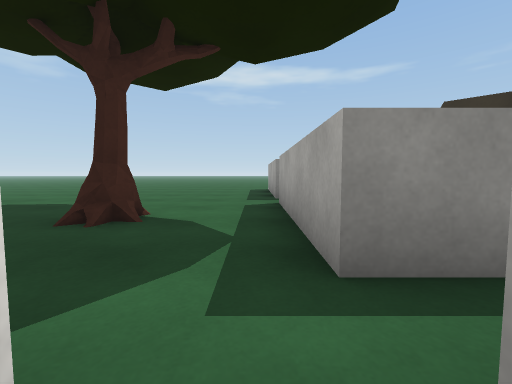
View 1 (above)

24 first-person views from a walk through a 3-D level made in the Unity game engine. The camera is 0.62 m above the floor, tilts 4° down and sees 90° across. The floor is counted in squares, 1 m on a side. Each view is taken from the middle of a square. On the plan, view 1 faces up. The plan holds only what a view shows up to about 9 squares ahead; the rest is blank. The place goes on beyond the plan. Surface patterns are stand-ins for the level's own textures.

View 2
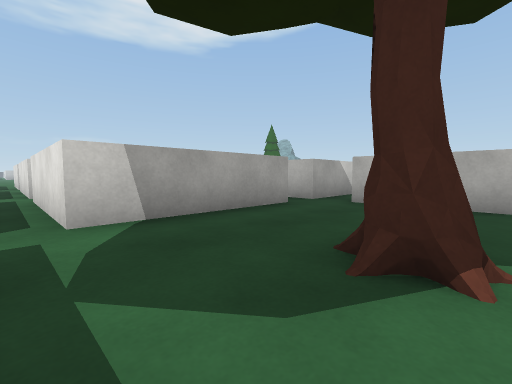

View 3
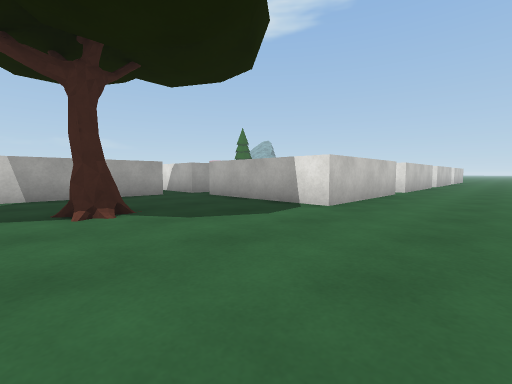

View 4
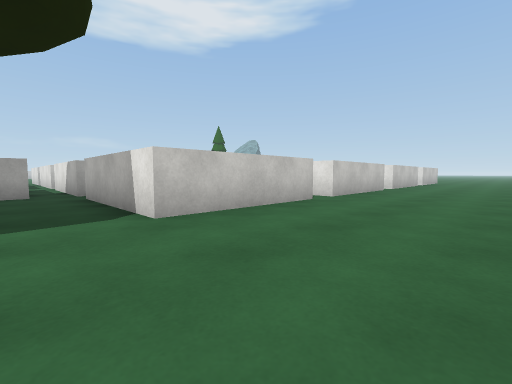

View 5
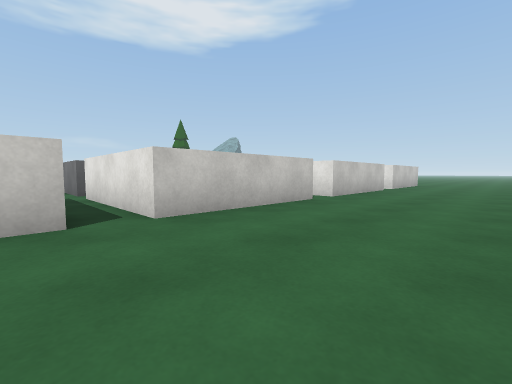

View 6
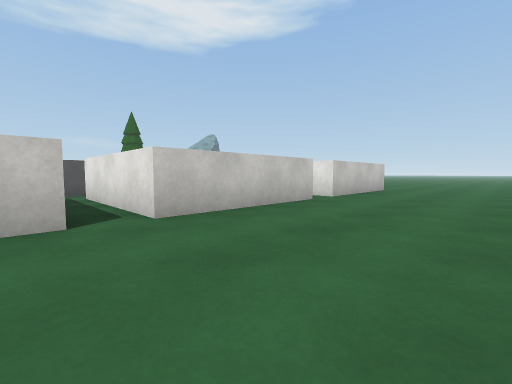

View 7
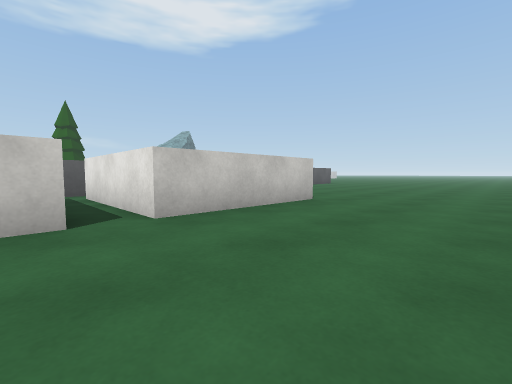

View 8
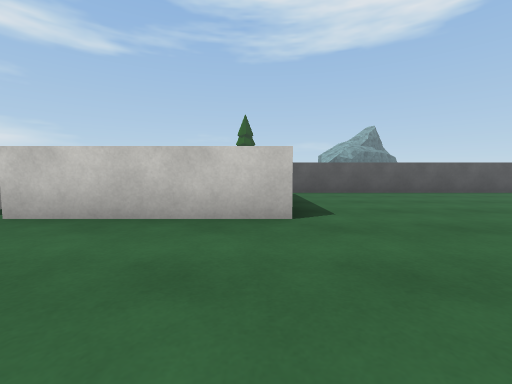

View 9
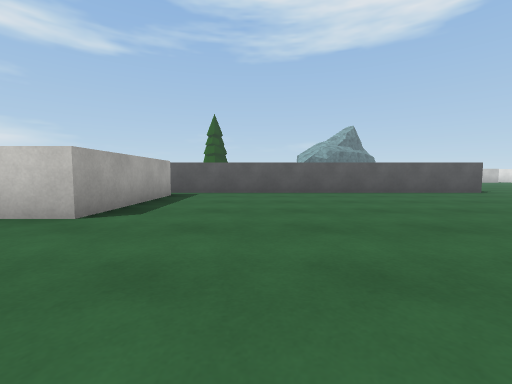

View 10
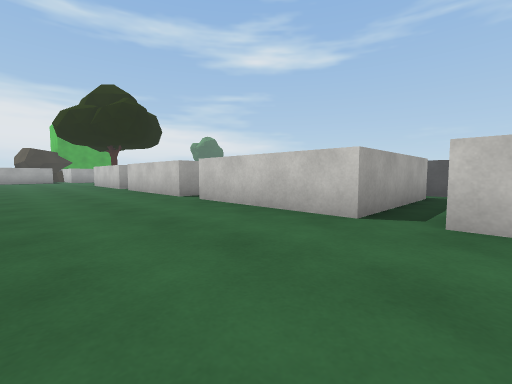

View 11
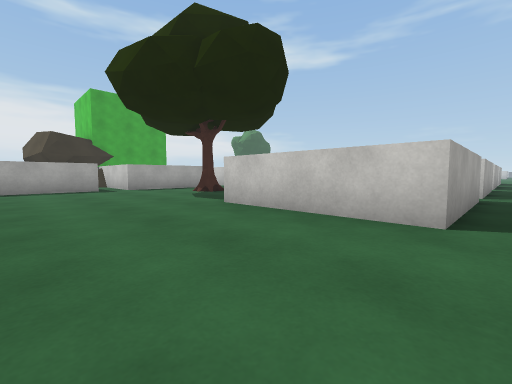

View 12
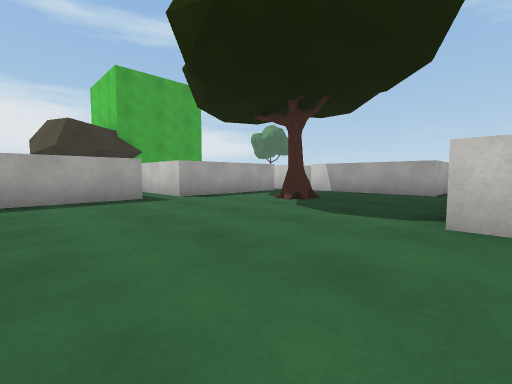

View 13
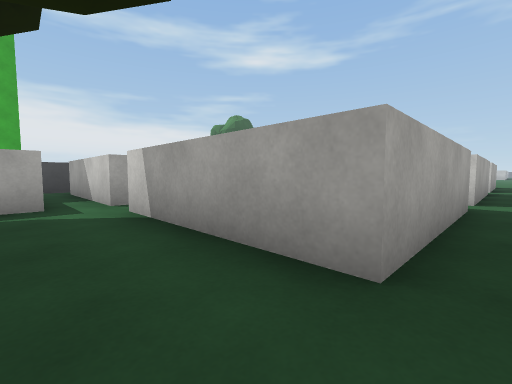

View 14
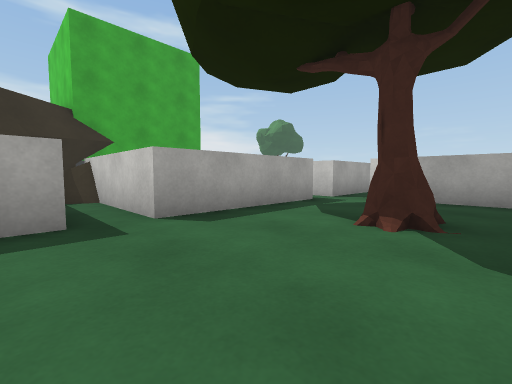

View 15
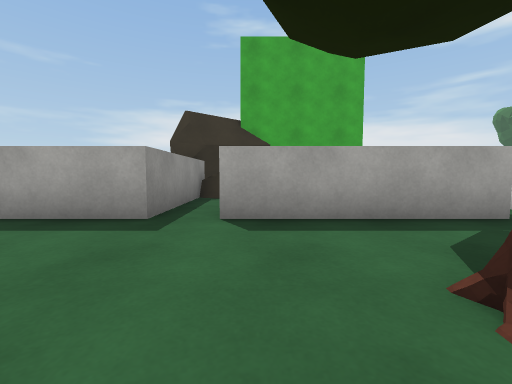

View 16
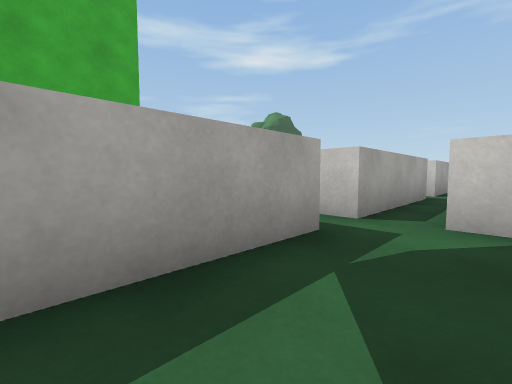

View 17
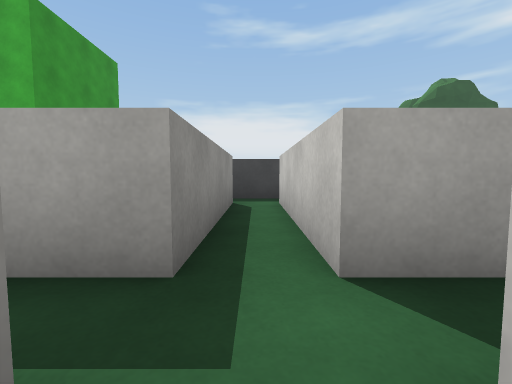

View 18
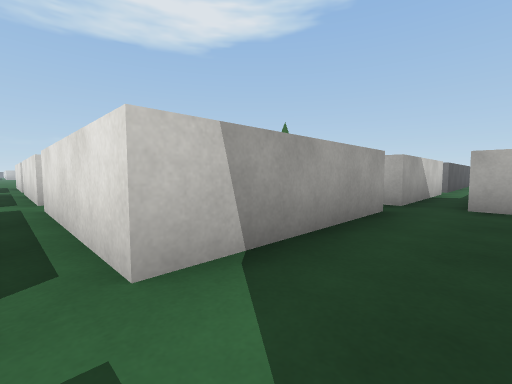

View 19
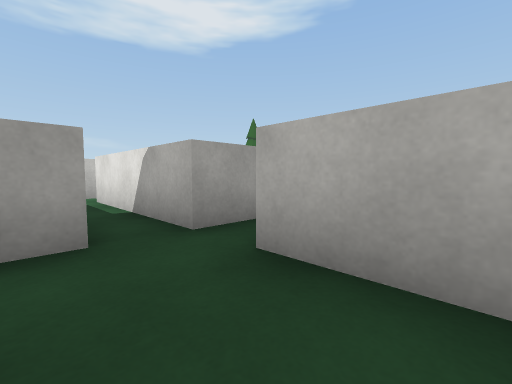

View 20
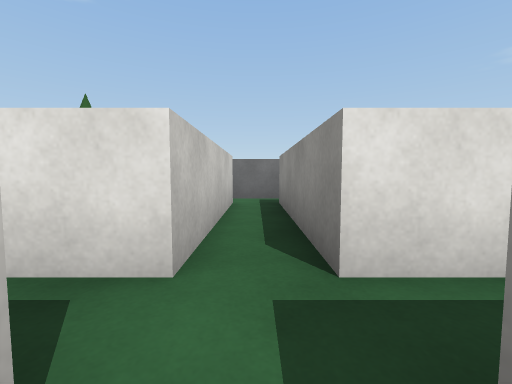

View 21
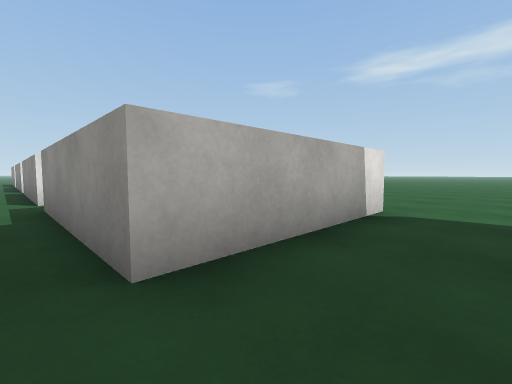

View 22
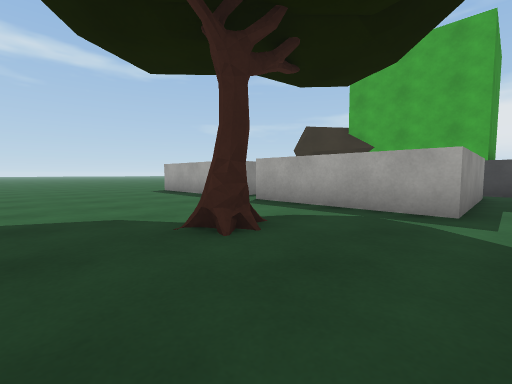

View 23
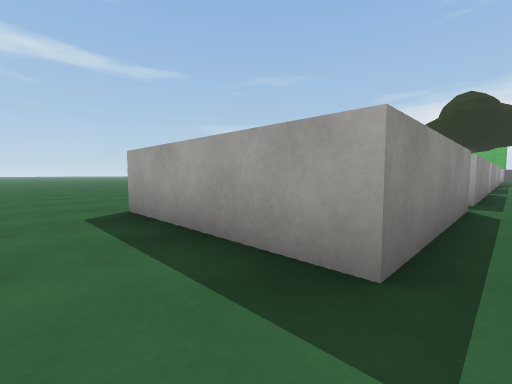

View 24
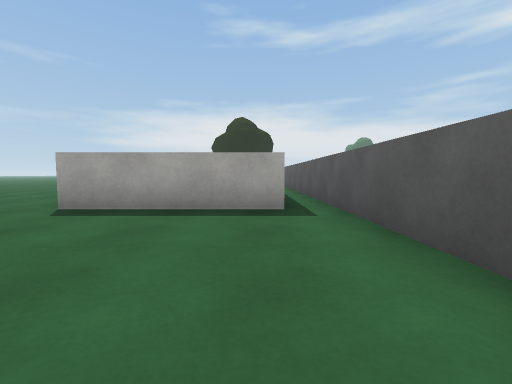

### Floor plan
Points are (right, up) in squares from view 1. A wall is a line through its corners. A room is listed if a view was taken in it or the views show most of it. See-through windows are left out.
Room 1 (view 1)
walls: (0.5, -4.5) (4.4, -4.5); (4.5, -3.5) (0.5, -3.5) (0.5, 0.5); (-0.5, 0.5) (-0.5, -3.5)
ways out: opening at (0, 1) to room 2; opening at (-1, -4) to room 3; opening at (0, -5); opening at (4, -4)
Room 2 (views 2, 3, 4, 5, 6, 7, 8, 9, 10, 11, 12, 13, 14, 15, 16, 18, 19, 21, 22, 23, 24)
walls: (-14.5, 5.5) (-10.5, 5.5); (-19.5, 5.5) (-15.5, 5.5); (-9.5, 5.5) (-5.5, 5.5) (-5.5, 1.5); (-20.5, 1.5) (-24.5, 1.5) (-24.5, 5.5) (-20.5, 5.5); (-4.5, 0.5) (-0.5, 0.5); (0.5, 0.5) (4.5, 0.5); (-31.5, 0.5) (-20.4, 0.5); (3.7, 5.6) (4.2, 6.5); (4.5, 6.5) (0.5, 6.5) (0.5, 9.4); (4.5, 1.5) (0.5, 1.5) (0.5, 5.5) (3.9, 5.5)
low walls: (3.4, 5.5) (3.8, 6.3)
ways out: opening at (0, 1) to room 1; opening at (-5, 1) to room 3; opening at (-21, 1) to room 4; opening at (-20, 6) to room 4; opening at (-10, 6) to room 5; opening at (-5, 1) to room 5; opening at (-15, 6); opening at (4, 1)
objects: tree (-2, 3) to (-2, 4)
Room 3 (views 17, 20)
walls: (-4.5, -3.5) (-4.5, 0.5); (-5.5, 0.5) (-5.5, -3.5)
ways out: opening at (-1, -4) to room 1; opening at (-5, 1) to room 2; opening at (-6, -4) to room 6; opening at (-5, -5)
Room 4 (no view inside)
walls: (-20.4, 0.5) (-19.2, 0.5); (-20.5, 5.5) (-20.5, 1.5); (-15.5, 1.5) (-19.5, 1.5) (-19.5, 5.5)
ways out: opening at (-21, 1) to room 2; opening at (-20, 6) to room 2; opening at (-16, 1)
Room 5 (no view inside)
walls: (-9.5, 0.5) (-5.5, 0.5); (-10.5, 5.5) (-10.5, 1.5); (-5.5, 1.5) (-9.5, 1.5) (-9.5, 5.5)
ways out: opening at (-10, 6) to room 2; opening at (-5, 1) to room 2; opening at (-10, 1) to room 6; opening at (-11, 1)
Room 6 (no view inside)
walls: (-10.5, -3.4) (-10.5, -4.6); (-9.5, -4.5) (-5.5, -4.5); (-10.5, 0.5) (-10.5, -1.5); (-5.5, -3.5) (-9.5, -3.5) (-9.5, 0.5)
ways out: opening at (-6, -4) to room 3; opening at (-10, 1) to room 5

Where each view was taken, in squares from view 1:
view 1: 0 up, 0 right, facing up
view 2: 4 up, 0 right, facing down-left
view 3: 8 up, 1 left, facing down-left
view 4: 9 up, 4 left, facing down-left
view 5: 9 up, 9 left, facing down-left
view 6: 9 up, 14 left, facing down-left
view 7: 9 up, 19 left, facing down-left
view 8: 9 up, 24 left, facing down
view 9: 9 up, 27 left, facing down
view 10: 9 up, 21 left, facing down-right
view 11: 9 up, 10 left, facing down-right
view 12: 9 up, 6 left, facing down-right
view 13: 2 up, 5 left, facing down-right
view 14: 7 up, 3 left, facing down-right
view 15: 5 up, 3 left, facing right
view 16: 4 up, 1 left, facing down-right
view 17: 4 down, 1 left, facing right
view 18: 2 up, 0 right, facing down-left
view 19: 3 up, 4 left, facing down-left
view 20: 4 down, 4 left, facing left
view 21: 1 up, 4 left, facing up-left
view 22: 1 up, 4 left, facing up-right
view 23: 1 up, 26 left, facing up-right
view 24: 2 up, 29 left, facing right
